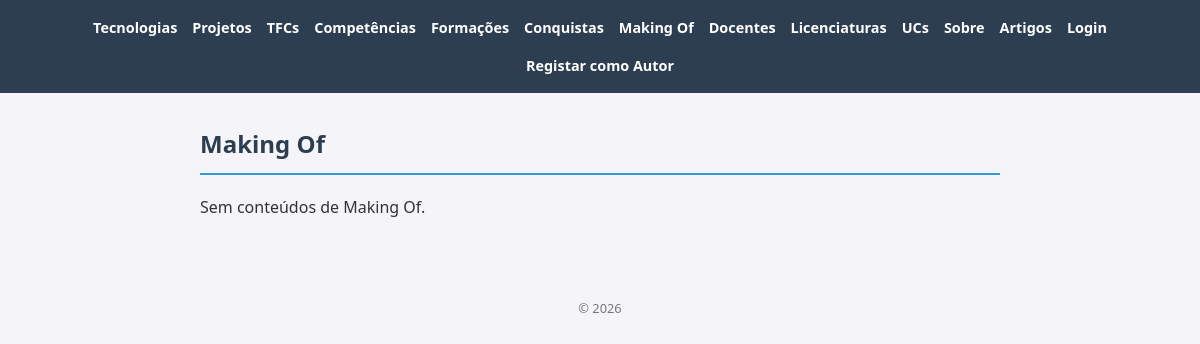
The app's page /portfolio/makingof/, older data.
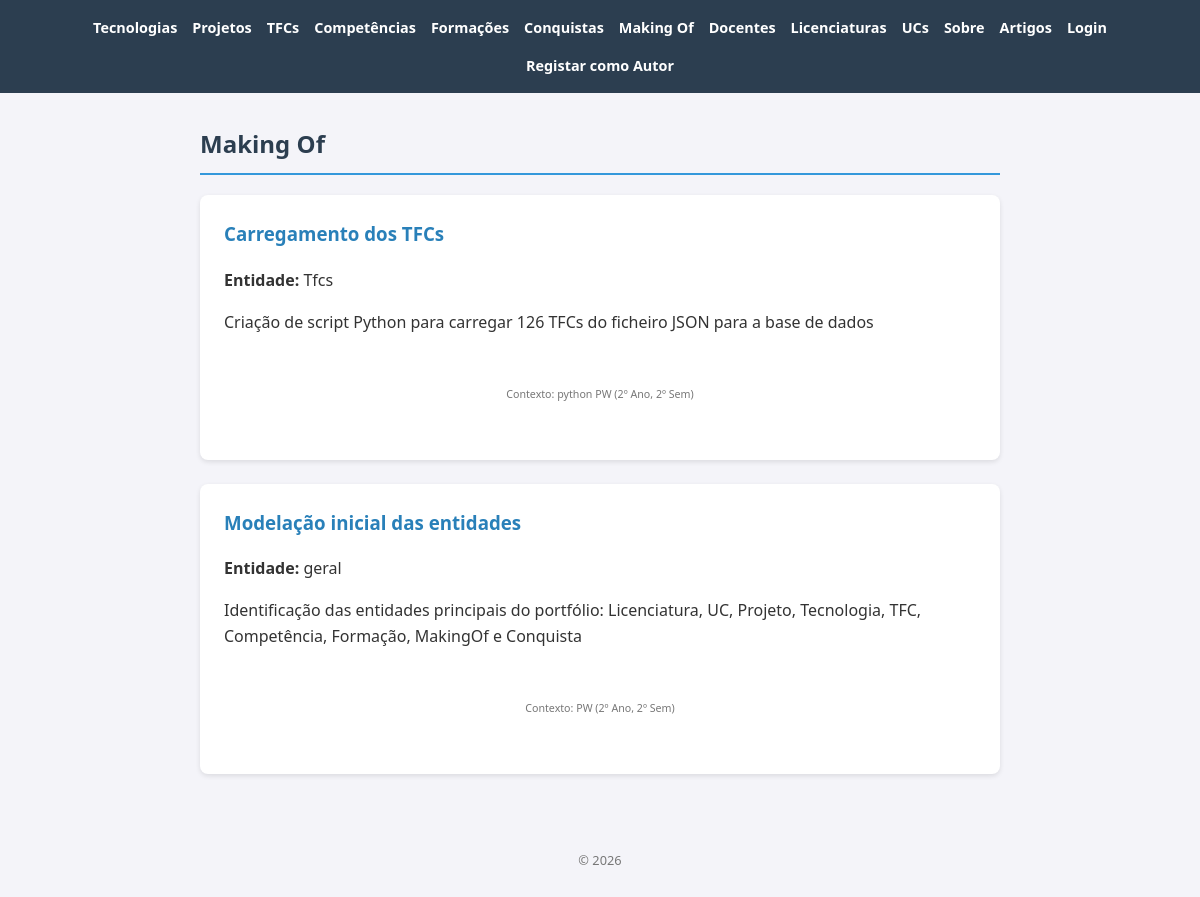
The same page, newer data.
### portfolio/models.py (models this page shows, shortened)
class MakingOf(models.Model):
    titulo = models.CharField(max_length=200)
    entidade_relacionada = models.CharField(max_length=50)
    descricao = models.TextField()
    decisoes = models.TextField(blank=True)
    erros = models.TextField(blank=True)
    uso_ia = models.TextField(blank=True)
    foto_caderno = models.ImageField(upload_to='makingof/', blank=True, null=True)
    der = models.ImageField(upload_to='makingof/der/', blank=True, null=True)
    projeto = models.ForeignKey(Projeto, on_delete=models.SET_NULL, null=True, blank=True,
                                 related_name='making_of')
    tecnologia = models.ForeignKey(Tecnologia, on_delete=models.SET_NULL, null=True, blank=True,
                                    related_name='making_of')
    unidade_curricular = models.ForeignKey(UnidadeCurricular, on_delete=models.SET_NULL,
                                            null=True, blank=True, related_name='making_of')

class Tecnologia(models.Model):
    CATEGORIA_CHOICES = [
        ('linguagem', 'Linguagem de Programação'),
        ('framework', 'Framework'),
        ('bd', 'Base de Dados'),
        ('devops', 'DevOps / Infraestrutura'),
        ('ferramenta', 'Ferramenta'),
        ('design', 'Design / Frontend'),
        ('outro', 'Outro'),
    ]
    nome = models.CharField(max_length=100)
    categoria = models.CharField(max_length=50, choices=CATEGORIA_CHOICES, default='outro')
    logo = models.ImageField(upload_to='tecnologias/', blank=True, null=True)
    url = models.URLField(blank=True)
    nivel = models.IntegerField(default=5)
    def __str__(self):
        return f"{self.nome}"

class UnidadeCurricular(models.Model):
    licenciatura = models.ForeignKey(Licenciatura, on_delete=models.CASCADE,
                                     related_name='unidades_curriculares')
    nome = models.CharField(max_length=200)
    sigla = models.CharField(max_length=20, blank=True)
    ano = models.IntegerField(default=4)
    semestre = models.IntegerField(default=2)
    docentes = models.ManyToManyField(Docente, blank=True, related_name='unidades_curriculares')
    obrigatoria = models.BooleanField(default=True)
    def __str__(self):
        return f"{self.sigla or self.nome} ({self.ano}º Ano, {self.semestre}º Sem)"

### portfolio/views.py (the view)
# urls.py: path('makingof/', views.makingof_view, name='makingof'),
def makingof_view(request):
    makingof = MakingOf.objects.select_related('projeto', 'tecnologia', 'unidade_curricular').all()
    return render(request, 'makingof.html', {'makingof': makingof})

### portfolio/templates/makingof.html
{% extends "base.html" %}
{% block content %}
<h2>Making Of</h2>
{% for m in makingof %}
    <article>
        <h3>{{ m.titulo }}</h3>
        <p><strong>Entidade:</strong> {{ m.entidade_relacionada }}</p>
        <p>{{ m.descricao }}</p>
        <footer>
            <small>Contexto:
                {{ m.projeto|default:"" }} {{ m.tecnologia|default:"" }} {{ m.unidade_curricular|default:"" }}
            </small>
        </footer>
    </article>
{% empty %}
    <p>Sem conteúdos de Making Of.</p>
{% endfor %}
{% endblock %}

Row changes from the older to the newer data that the page shows:
added MakingOf: titulo "Carregamento dos TFCs", entidade_relacionada "Tfcs", descricao "Criação de script Python para carregar 126 TFCs do ficheiro JSON para a base de dados", tecnologia "python", unidade_curricular "PW (2º Ano, 2º Sem)"
added MakingOf: titulo "Modelação inicial das entidades", entidade_relacionada "geral", descricao "Identificação das entidades principais do portfólio: Licenciatura, UC, Projeto, Tecnologia, TFC, Competência, Formação, MakingOf e Conquista", unidade_curricular "PW (2º Ano, 2º Sem)"
Text that changed along with them:
text no longer shown: "Sem conteúdos de Making Of."
